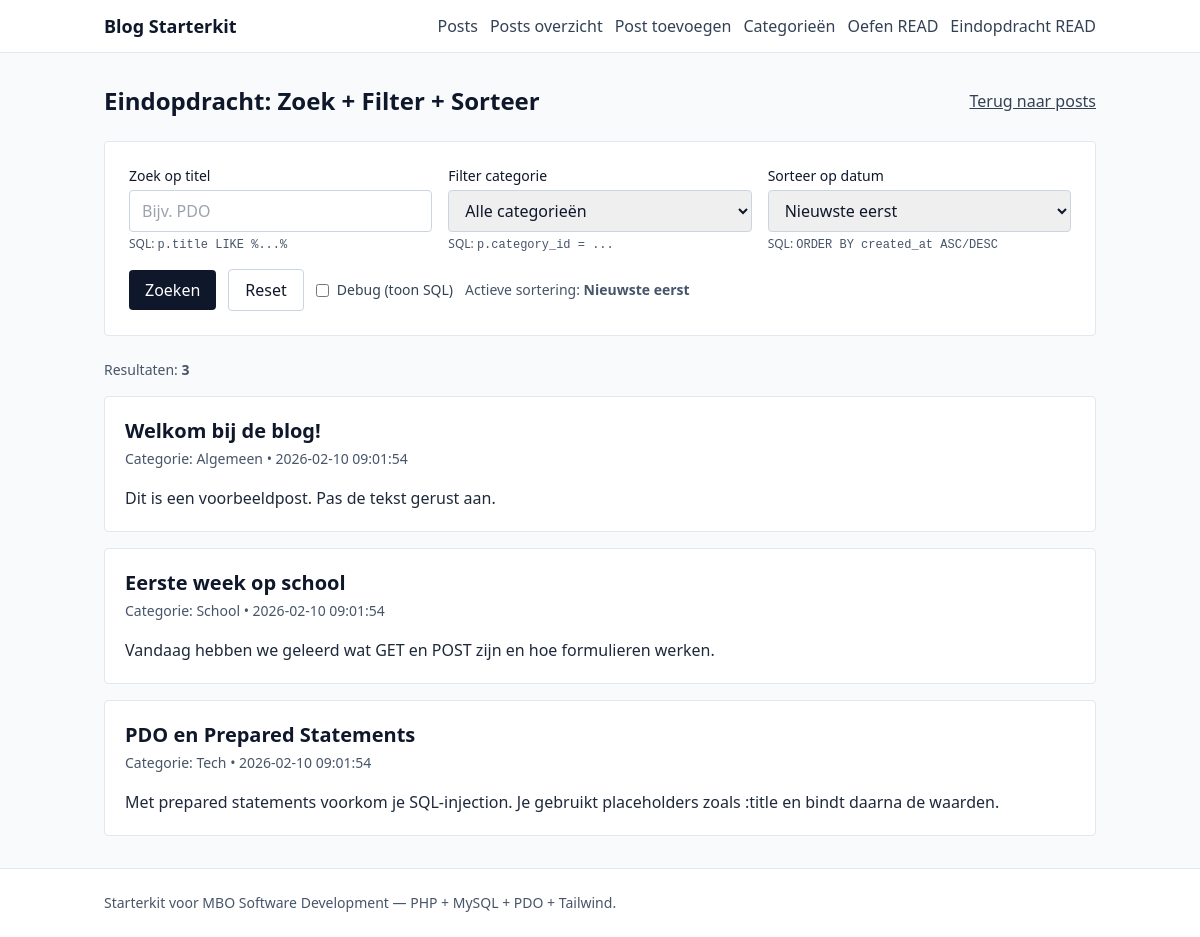
The page /posts/search_filter_sort.php on the database its author committed.
### tables this page shows
CREATE TABLE posts (
    id INT UNSIGNED NOT NULL AUTO_INCREMENT,
    title VARCHAR(200) NOT NULL,
    content TEXT NOT NULL,
    category_id INT UNSIGNED NOT NULL,
    created_at DATETIME NOT NULL DEFAULT CURRENT_TIMESTAMP,
    PRIMARY KEY (id),
    KEY idx_posts_category_id (category_id),
    CONSTRAINT fk_posts_category
        FOREIGN KEY (category_id)
        REFERENCES categories (id)
        ON UPDATE CASCADE
        ON DELETE RESTRICT
);

CREATE TABLE categories (
    id INT UNSIGNED NOT NULL AUTO_INCREMENT,
    name VARCHAR(100) NOT NULL,
    created_at DATETIME NOT NULL DEFAULT CURRENT_TIMESTAMP,
    PRIMARY KEY (id),
    UNIQUE KEY uq_categories_name (name)
);

### includes/db.php (called while the page is built, shortened)
<?php
$baseUrl = getenv('BASE_URL') ?: '';
if ($baseUrl === '') {
    $scriptName = str_replace('\\', '/', (string)($_SERVER['SCRIPT_NAME'] ?? ''));
    $baseUrl = '';
    $knownSubdirs = ['/posts/', '/categories/', '/includes/'];
    foreach ($knownSubdirs as $subdir) {
        $pos = strpos($scriptName, $subdir);
        if ($pos !== false) {
            $baseUrl = substr($scriptName, 0, $pos);
            break;
        }
    }
    $baseUrl = rtrim($baseUrl, '/');
}

### posts/search_filter_sort.php (the view, shortened to what this page needs)
<?php
require_once __DIR__ . '/../includes/db.php';
$search = trim((string)($_GET['q'] ?? ''));
$sort = (string)($_GET['sort'] ?? 'newest');
$debug = (int)($_GET['debug'] ?? 0);
$orderDirection = 'DESC';
$sortLabel = 'Nieuwste eerst';
if ($sort === 'oldest') {
    $orderDirection = 'ASC';
    $sortLabel = 'Oudste eerst';
} else {
    $sort = 'newest';
}
$sql = "
    SELECT
        p.id,
        p.title,
        p.content,
        p.created_at,
        c.name AS category_name
    FROM posts p
    INNER JOIN categories c ON p.category_id = c.id
";
$params = [];
$sql .= " ORDER BY p.created_at {$orderDirection} ";
$stmt = $pdo->prepare($sql);
$stmt->execute($params);
$posts = $stmt->fetchAll();
require_once __DIR__ . '/../includes/header.php';
?>
<div class="flex items-center justify-between mb-6">
    <h1 class="text-2xl font-bold">Eindopdracht: Zoek + Filter + Sorteer</h1>
    <a href="<?php echo $baseUrl; ?>/index.php" class="underline text-slate-700 hover:text-slate-900">Terug naar posts</a>
</div>
<div class="bg-white border border-slate-200 rounded p-6 mb-6">
    <form method="get" class="grid gap-4">
        <div class="grid md:grid-cols-3 gap-4">
            <div>
                <label class="block text-sm font-medium mb-1" for="q">Zoek op titel</label>
                <input
                    class="w-full border border-slate-300 rounded px-3 py-2"
                    type="text"
                    id="q"
                    name="q"
                    value="<?php echo htmlspecialchars($search); ?>"
                    placeholder="Bijv. PDO">
                <p class="text-xs text-slate-600 mt-1">SQL: <code>p.title LIKE %...%</code></p>
            </div>
            <div>
                <label class="block text-sm font-medium mb-1" for="category_id">Filter categorie</label>
                <select class="w-full border border-slate-300 rounded px-3 py-2" id="category_id" name="category_id">
                    <option value="0">Alle categorieën</option>
                </select>
                <p class="text-xs text-slate-600 mt-1">SQL: <code>p.category_id = ...</code></p>
            </div>
            <div>
                <label class="block text-sm font-medium mb-1" for="sort">Sorteer op datum</label>
                <select class="w-full border border-slate-300 rounded px-3 py-2" id="sort" name="sort">
                    <option value="newest" <?php echo ($sort === 'newest') ? 'selected' : ''; ?>>Nieuwste eerst</option>
                </select>
                <p class="text-xs text-slate-600 mt-1">SQL: <code>ORDER BY created_at ASC/DESC</code></p>
            </div>
        </div>
        <div class="flex flex-wrap gap-3 items-center">
            <button class="px-4 py-2 bg-slate-900 text-white rounded hover:bg-slate-800" type="submit">
                Zoeken
            </button>
            <a class="px-4 py-2 border border-slate-300 rounded hover:bg-slate-50" href="<?php echo $baseUrl; ?>/posts/search_filter_sort.php">
                Reset
            </a>
            <label class="text-sm text-slate-700 flex items-center gap-2">
                <input type="checkbox" name="debug" value="1" <?php echo ($debug === 1) ? 'checked' : ''; ?>>
                Debug (toon SQL)
            </label>
            <div class="text-sm text-slate-600">
                Actieve sortering: <strong><?php echo htmlspecialchars($sortLabel); ?></strong>
            </div>
        </div>
    </form>
</div>
<div class="mb-4 text-sm text-slate-600">
    Resultaten: <strong><?php echo count($posts); ?></strong>
</div>
<?php if (count($posts) === 0): ?>
    <div class="p-6 bg-white border border-slate-200 rounded">
        Geen posts gevonden. Probeer andere filters.
    </div>
<?php else: ?>
    <div class="grid gap-4">
        <?php foreach ($posts as $post): ?>
            <article class="bg-white border border-slate-200 rounded p-5">
                <h2 class="text-xl font-semibold">
                    <?php echo htmlspecialchars($post['title']); ?>
                </h2>
                <div class="text-sm text-slate-600 mt-1">
                    Categorie: <span class="font-medium"><?php echo htmlspecialchars($post['category_name']); ?></span>
                    •
                    <?php echo htmlspecialchars($post['created_at']); ?>
                </div>
                <p class="mt-4 text-slate-800 leading-relaxed">
                    <?php echo nl2br(htmlspecialchars($post['content'])); ?>
                </p>
            </article>
        <?php endforeach; ?>
    </div>
<?php endif; ?>
<?php require_once __DIR__ . '/../includes/footer.php'; ?>

### rows shown on the page
posts: title "Welkom bij de blog!", category.name "Algemeen", created_at "2026-02-10 09:01:54", content "Dit is een voorbeeldpost. Pas de tekst gerust aan."
posts: title "Eerste week op school", category.name "School", created_at "2026-02-10 09:01:54", content "Vandaag hebben we geleerd wat GET en POST zijn en hoe formulieren werken."
posts: title "PDO en Prepared Statements", category.name "Tech", created_at "2026-02-10 09:01:54", content "Met prepared statements voorkom je SQL-injection. Je gebruikt placeholders zoals :title en bindt daarna de waarden."

### other values the page prints
$sortLabel "Nieuwste eerst"
count($posts) "3"
